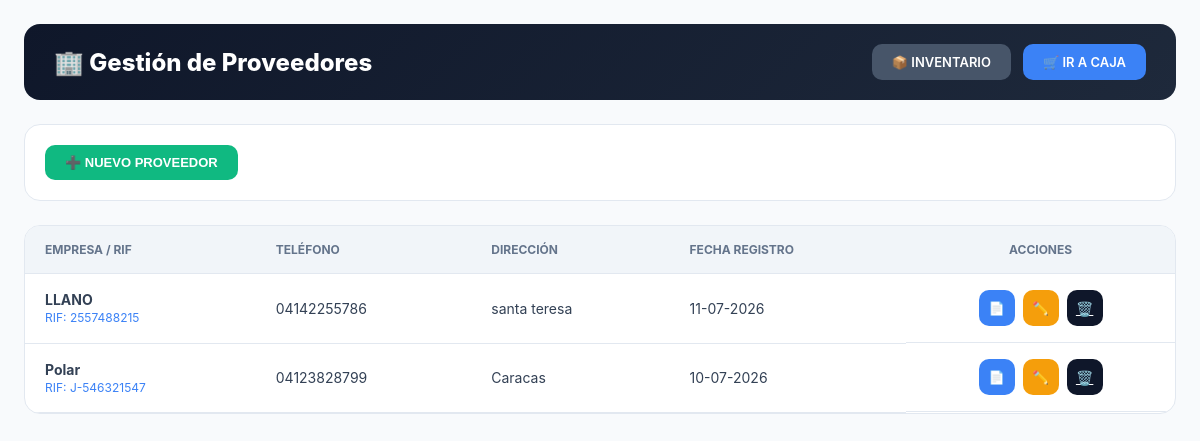
The app's page /proveedores.php (signed in) with its own data.
### tables this page shows
CREATE TABLE `proveedores` (
  `id` int(11) NOT NULL,
  `nombre_empresa` varchar(150) NOT NULL,
  `rif_cedula` varchar(50) DEFAULT NULL,
  `telefono` varchar(50) DEFAULT NULL,
  `direccion` text,
  `fecha_registro` datetime DEFAULT CURRENT_TIMESTAMP
);

### proveedores.php (the view, shortened to what this page needs)
<?php
@include_once 'validar_licencia.php';
$prov_por_pagina = 10;
$pagina_actual = isset($_GET['p']) ? (int)$_GET['p'] : 1;
$inicio_limit = ($pagina_actual - 1) * $prov_por_pagina;
$proveedores = mysqli_query($conexion, "SELECT * FROM proveedores ORDER BY id DESC LIMIT $inicio_limit, $prov_por_pagina");
?>
<!DOCTYPE html>
<html lang="es">
<head>
</head>
<body>
    <div class="header-container">
        <h2 style="margin:0; font-weight: 800;">🏢 Gestión de Proveedores</h2>
        <div style="display:flex; gap:12px;">
            <a href="inventario.php" class="btn" style="background:var(--slate)">📦 INVENTARIO</a>
            <a href="ventas.php" class="btn" style="background:var(--blue)">🛒 IR A CAJA</a>
        </div>
    </div>
    <div class="toolbar">
        <button onclick="abrirModal('modalNuevo')" class="btn" style="background:var(--green)">➕ NUEVO PROVEEDOR</button>
    </div>
    <div class="tabla-container">
        <table>
            <thead>
                <tr><th>Empresa / RIF</th><th>Teléfono</th><th>Dirección</th><th>Fecha Registro</th><th style="text-align:center;">Acciones</th></tr>
            </thead>
            <tbody>
                <?php while($prov = mysqli_fetch_assoc($proveedores)): ?>
                <tr>
                    <td><b><?= htmlspecialchars($prov['nombre_empresa']) ?></b><br><span style="color:var(--blue); font-size:12px;">RIF: <?= htmlspecialchars($prov['rif_cedula']) ?></span></td>
                    <td><?= htmlspecialchars($prov['telefono'] ?: 'N/A') ?></td>
                    <td><?= htmlspecialchars($prov['direccion'] ?: 'Sin Dirección') ?></td>
                    <td><?= date('d-m-Y', strtotime($prov['fecha_registro'])) ?></td>
                    <td style="display:flex; justify-content:center; gap:8px;">
                        <button onclick="abrirFacturas('<?= $prov['id'] ?>', '<?= addslashes(htmlspecialchars($prov['nombre_empresa'])) ?>')" class="btn-action" style="background:var(--blue)" title="Facturas y Cargas">📄</button>
                        <button onclick="abrirE('<?= $prov['id'] ?>','<?= addslashes(htmlspecialchars($prov['nombre_empresa'])) ?>','<?= htmlspecialchars($prov['rif_cedula']) ?>','<?= htmlspecialchars($prov['telefono']) ?>','<?= addslashes(htmlspecialchars($prov['direccion'])) ?>', '<?= $pagina_actual ?>')" class="btn-action" style="background:var(--amber)" title="Editar">✏️</button>
                        <a href="?eliminar=<?= $prov['id'] ?>" class="btn-action" style="background:var(--dark);" onclick="return confirm('¿Está seguro de que desea eliminar a este proveedor?\n\nAcción: <?= addslashes(htmlspecialchars($prov['nombre_empresa'])) ?>')" title="Eliminar">🗑️</a>
                    </td>
                </tr>
                <?php endwhile; ?>
            </tbody>
        </table>
    </div>
</body>
</html>

### proveedores.php (style rules this page uses)
:root { --bg-body: #f8fafc; --bg-card: #ffffff; --text-main: #334155; --text-sub: #64748b; --border: #e2e8f0; --table-head: #f1f5f9; --dark: #0f172a; --blue: #3b82f6; --blue-hover: #1d4ed8; --red: #ef4444; --green: #10b981; --amber: #f59e0b; --slate: #475569; }
body { font-family: 'Inter', system-ui, -apple-system, sans-serif; background: var(--bg-body); color: var(--text-main); margin: 0; padding: 24px; }
.header-container { background: linear-gradient(135deg, var(--dark) 0%, #1e293b 100%); padding: 20px 30px; color: white; border-radius: 16px; margin-bottom: 24px; display: flex; justify-content: space-between; align-items: center; }
.toolbar { display: flex; justify-content: space-between; background: var(--bg-card); padding: 20px; border-radius: 16px; margin-bottom: 24px; border: 1px solid var(--border); align-items: center; }
.tabla-container { background: var(--bg-card); border-radius: 16px; border: 1px solid var(--border); overflow: hidden; }
table { width: 100%; border-collapse: collapse; text-align: left; }
th { background: var(--table-head); padding: 16px 20px; font-size: 12px; color: var(--text-sub); text-transform: uppercase; border-bottom: 1px solid var(--border); font-weight: 700; }
td { padding: 16px 20px; border-bottom: 1px solid var(--border); font-size: 14px; vertical-align: middle; }
.btn { padding: 10px 20px; border-radius: 10px; font-weight: 600; cursor: pointer; border: none; color: white; display: inline-flex; align-items: center; gap: 8px; text-decoration: none; font-size: 13px; }
.btn-action { width: 36px; height: 36px; border-radius: 10px; border: none; cursor: pointer; color: white; display: inline-flex; align-items: center; justify-content: center; }

### records on screen
proveedores: nombre_empresa "LLANO", rif_cedula "2557488215", telefono "04142255786", direccion "santa teresa", fecha_registro "11-07-2026"
proveedores: nombre_empresa "Polar", rif_cedula "J-546321547", telefono "04123828799", direccion "Caracas", fecha_registro "10-07-2026"
